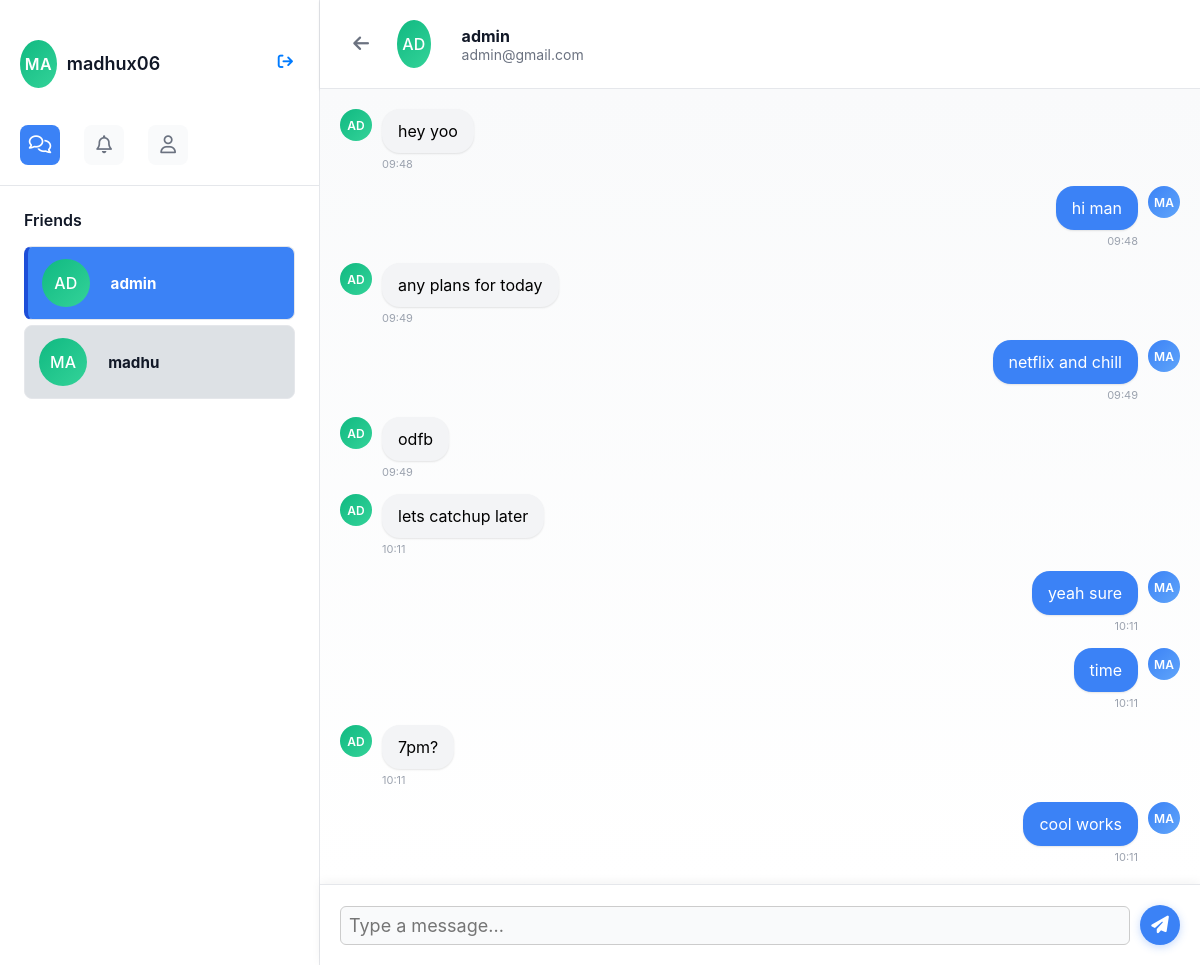
/chat/1 (signed in), run on an earlier commit of the app's database.
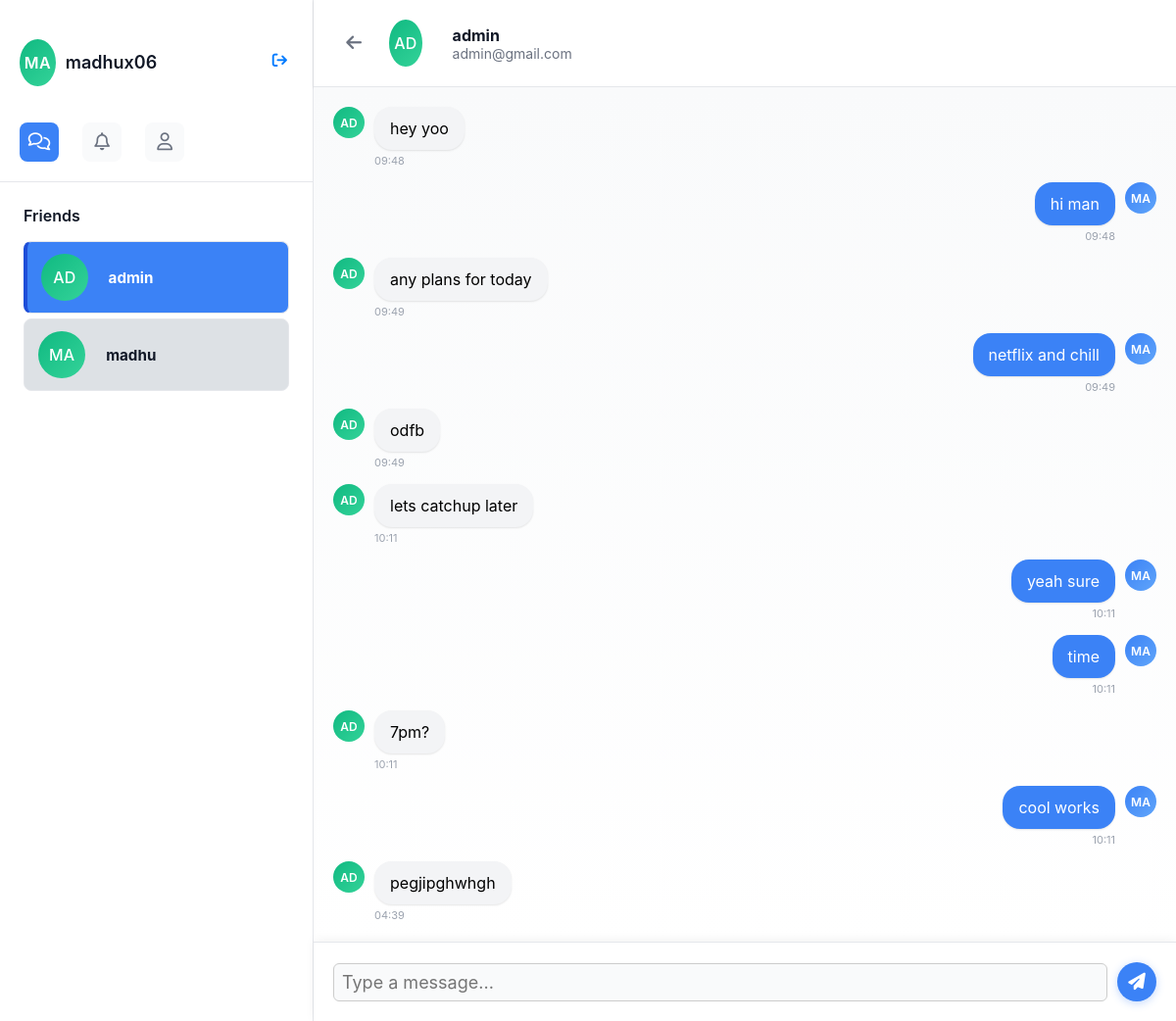
And on a later commit of the database.
### app.py (models this page shows)
class User(UserMixin, db.Model):
    id = db.Column(db.Integer, primary_key=True)
    username = db.Column(db.String(200), unique=True, nullable=False)
    password = db.Column(db.String(200), nullable=False)
    email = db.Column(db.String(200), unique=True, nullable=False)
    created_at = db.Column(db.DateTime, default=datetime.utcnow)

class Message(db.Model):
    id = db.Column(db.Integer, primary_key=True)
    sender_id = db.Column(db.Integer, db.ForeignKey('user.id'), nullable=False)
    room_id = db.Column(db.Integer, db.ForeignKey('chat_room.id'), nullable=False)
    content = db.Column(db.String(700))
    timestamp = db.Column(db.DateTime, default=datetime.utcnow)
    sender = db.relationship("User", backref="messages", lazy=True)

### app.py (the view)
@app.route('/chat/<int:friend_id>')
@login_required
def chat_with_friend(friend_id):
    friendship = Friend.query.filter(
        Friend.status == "accepted",
        ((Friend.user_id == current_user.id) & (Friend.friend_id == friend_id)) |
        ((Friend.user_id == friend_id) & (Friend.friend_id == current_user.id))
    ).first()
    if not friendship:
        flash("You can only chat with friends")
        return redirect(url_for('chat'))
    friend = User.query.get_or_404(friend_id)
    room = get_or_create_chat_room(current_user.id, friend_id)
    friends = get_user_friends()
    messages = Message.query.filter_by(room_id=room.id).order_by(Message.timestamp).all()
    return render_template('chat_room.html',
                         friend=friend,
                         room=room,
                         messages=messages,
                         friends=friends)

### app.py (called while the page is built, shortened)
def get_user_friends():
    friends = db.session.query(Friend, User).join(
        User,
        (User.id == Friend.friend_id) | (User.id == Friend.user_id)
    ).filter(
        Friend.status == "accepted",
        ((Friend.user_id == current_user.id) | (Friend.friend_id == current_user.id)),
        User.id != current_user.id
    ).all()
    return [friend[1] for friend in friends]

def get_or_create_chat_room(user1_id, user2_id):
    existing_room = db.session.query(ChatRoom).join(ChatMembership).filter(
        ChatRoom.is_group == False,
        ChatMembership.user_id.in_([user1_id, user2_id])
    ).group_by(ChatRoom.id).having(db.func.count(ChatMembership.user_id) == 2).first()
    if existing_room:
        return existing_room

@login_manager.user_loader
def load_user(user_id):
    return User.query.get(int(user_id))

### templates/chat_room.html (shortened to what this page needs)
<!DOCTYPE html>
<html>
<head>
    <link rel="stylesheet" href="/static/css/style.css">
</head>
<body class="messages-page" data-room-id="{{ room.id }}" data-current-user-id="{{ current_user.id }}" data-current-username="{{ current_user.username }}">
    <div class="main-container">
        <div class="side-bar">
            <div class="profile-header">
                <div class="user-profile">
                    <div class="user-profile-info">
                        <div id="imge">{{ current_user.username[:2].upper() }}</div>
                        <div class="same" id="name">{{ current_user.username }}</div>
                        <div class="logout-button"><a href="/login"><i class="fa-solid fa-arrow-right-from-bracket"></i></a></div>
                    </div>
                </div>
                <div class="csb-options">
                    <a href="/chat"><i class="fa-regular fa-comments"></i></a>
                    <a href="/friend_requests"><i class="fa-regular fa-bell"></i></a>
                    <a href="/add_friend"><i class="fa-regular fa-user"></i></a>
                </div>
            </div>
            <div class="profile-body">
                <h3>Friends</h3>
                <div id="friends-list">
                    {% for f in friends %}
                    <div class="other-users {% if f.id == friend.id %}active{% endif %}" onclick="window.location.href='/chat/{{ f.id }}'">
                        <div style="display: flex; align-items: center;">
                            <div class="user-avatar" style="width: 20%;">{{ f.username[:2].upper() }}</div>
                            <div style="margin-left: 5px;">
                                <div style="font-weight: bold;">{{ f.username }}</div>
                            </div>
                        </div>
                    </div>
                    {% endfor %}
                </div>
            </div>
        </div>
        <div class="main-body">
            <div class="chat-header">
                <button class="back-btn" onclick="window.location.href='/chat'">
                    <i class="fa-solid fa-arrow-left"></i>
                </button>
                <div class="user-avatar" style="width: 4%">{{ friend.username[:2].upper() }}</div>
                <div>
                    <div style="font-weight: bold; color: #111827;">{{ friend.username }}</div>
                    <div style="font-size: 14px; color: #6b7280;">{{ friend.email }}</div>
                </div>
            </div>
            <div class="chat-messages" id="chat-messages">
                {% for message in messages %}
                <div class="message {% if message.sender_id == current_user.id %}outgoing-msg{% else %}incoming-msg{% endif %}">
                    <div class="message-avatar">{{ message.sender.username[:2].upper() }}</div>
                    <div>
                        <div class="message-content">{{ message.content }}</div>
                        <div class="message-time">{{ message.timestamp.strftime('%H:%M') }}</div>
                    </div>
                </div>
                {% endfor %}
            </div>
            <div class="chat-input-area">
                <input type="text" id="messageInput" class="chat-input" placeholder="Type a message..." />
                <button class="send-btn" onclick="sendMessage()">
                    <i class="fa-solid fa-paper-plane"></i>
                </button>
            </div>
        </div>
    </div>
</body>
</html>

What changed in the data, as far as the page shows it:
added Message: sender "AD", content "pegjipghwhgh", timestamp "04:39"
